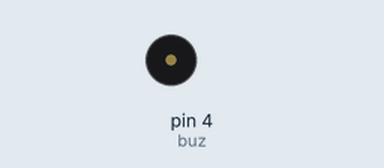
Recording of a sketch running on a simulated Arduino Uno, built with avr-gcc and run on an emulated ATmega328P. On the bench: buzzer (waves = sounding, pin HIGH).

Above: at 5.0 s.
At 11.0 s:
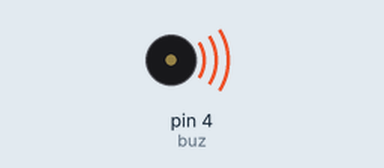
Timing chart, 0 to 13.0 s (numbered marks = the images above):
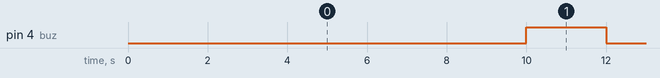

The sketch:

code.ino
```cpp
#define buz 4
unsigned long time1 = 0;
bool mask=0;
void setup() {
  pinMode(buz, OUTPUT);
  time1=millis();
}

void loop() {
  if(millis()-time1 >= 10000){
    digitalWrite(buz, HIGH);
    time1=millis();
    mask=1;
  }

  if((millis()-time1 >= 2000) && (mask==1)){
    digitalWrite(buz, LOW);
    mask=0;
  }
}
```

Measured:
- by itself, pin 4 (buz): alternates HIGH for 2.0 s and LOW for 8.0 s
